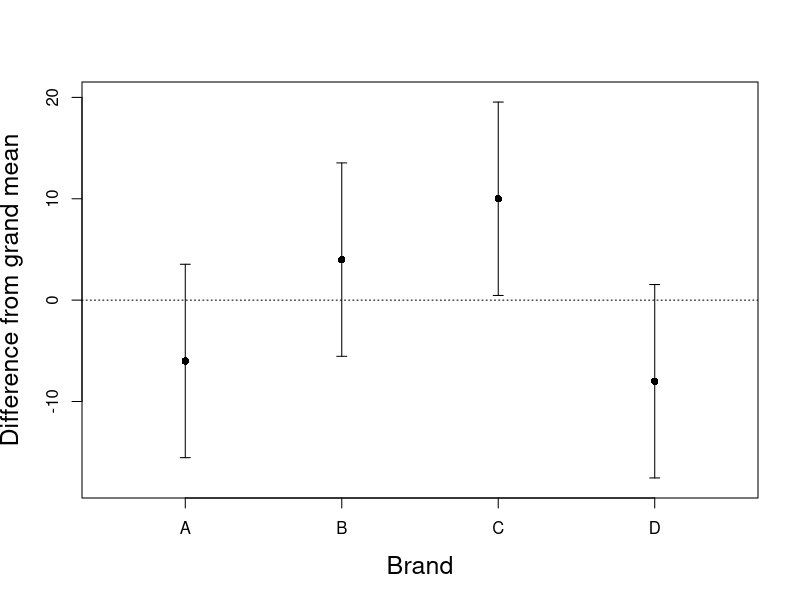

Recreate this plot in R.
## ----sawData,size='scriptsize'-------------------------------------------
sawData <- read.csv("sawData.csv")
sawData

## ----coef,size='scriptsize'----------------------------------------------
ADvBC <- c(1/2, -1/2, -1/2, 1/2)
AvD <- c(1, 0, 0, -1)
BvC <- c(0, 1, -1, 0)

## ----orth1,size='scriptsize'---------------------------------------------
sum(ADvBC)
sum(AvD)
sum(BvC)

## ----orth2,size='scriptsize'---------------------------------------------
sum(ADvBC * AvD)
sum(ADvBC * BvC)
sum(AvD * BvC)

## ----conmat--------------------------------------------------------------
contrast.mat <- cbind(ADvBC, AvD, BvC)
contrast.mat

## ------------------------------------------------------------------------
aov.out <- aov(y ~ Brand, data=sawData,
                contrasts=list(Brand=contrast.mat))

## ------------------------------------------------------------------------
summary(aov.out, split = list(Brand =
                      list("ADvBC"=1, "AvD"=2, "BvC"=3)))

## ----gmeans1,size='scriptsize'-------------------------------------------
(group.means <- tapply(sawData$y, sawData$Brand, mean))

## ----gmeans2,size='scriptsize'-------------------------------------------
group.means <- unname(group.means) # Drop names
group.means[1] - group.means[4]

## ----gdiff1,size='scriptsize'--------------------------------------------
group.means[2] - group.means[3]

## ----gdiff2,size='scriptsize'--------------------------------------------
mean(group.means[c(1,4)]) - mean(group.means[2:3])

## ----se-con1,size='footnotesize'-----------------------------------------
se.contrast(aov.out, list(sawData$Brand=="A",
                          sawData$Brand=="D"))

## ----se-con2,size='footnotesize'-----------------------------------------
se.contrast(aov.out, list(sawData$Brand=="B",
                           sawData$Brand=="C"))

## ----se-con3,size='footnotesize'-----------------------------------------
se.contrast(aov.out, list(sawData$Brand=="A" |
                          sawData$Brand=="D",
                          sawData$Brand=="B" |
                          sawData$Brand=="C"))

## ----effSE---------------------------------------------------------------
effects.SE <- model.tables(aov.out, type="effects",
                           se=TRUE)
effects.SE

## ----alphas,size='footnotesize'------------------------------------------
# str(effects.SE)
alpha.i <- as.numeric(effects.SE$tables$Brand)
SE <- as.numeric(effects.SE$se)

## ----CIs,size='footnotesize'---------------------------------------------
tc <- qt(0.975, 4*(5-1))
lowerCI <- alpha.i - tc * SE
upperCI <- alpha.i + tc * SE

## ----CIr,size='footnotesize'---------------------------------------------
CI <- data.frame(effect.size=alpha.i, SE,
                 lowerCI, upperCI)
round(CI, 2)

## ----ciplot,fig.show='hide',fig.width=8,fig.height=6,size='tiny'---------
plot(1:4, CI$effect.size, xlim=c(0.5, 4.5), ylim=c(-18, 20), xaxt="n",
     xlab="Brand", ylab="Difference from grand mean", pch=16, cex.lab=1.5)
axis(1, at=1:4, labels=c("A", "B", "C", "D"))
abline(h=0, lty=3)
arrows(1:4, CI$lowerCI, 1:4, CI$upperCI, code=3, angle=90, length=0.05)

## ------------------------------------------------------------------------
power.t.test(n=NULL, delta=3, sd=2, sig.level=0.05,
             power=0.8)

## ------------------------------------------------------------------------
power.anova.test(groups=4, n=5, between.var=360.0,
                 within.var=101.2, power=NULL)

